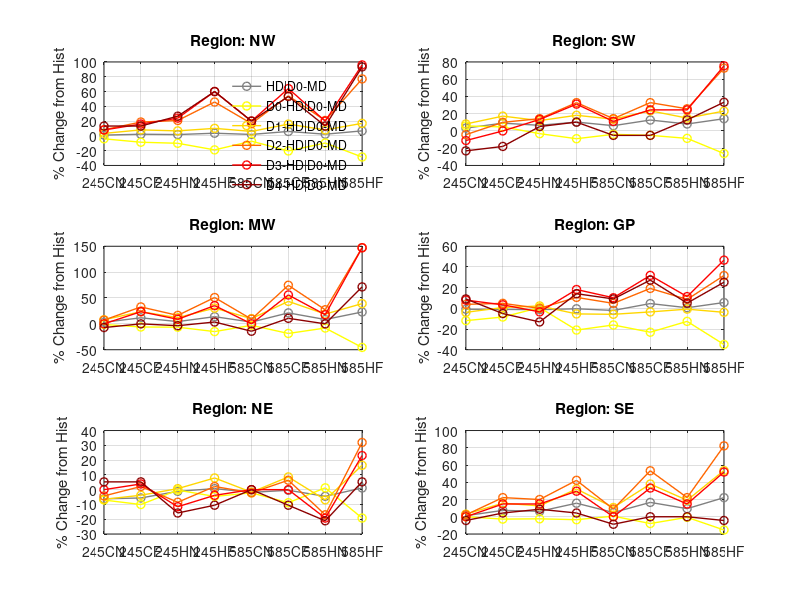

Write the MATLAB code that produced this figure. (Note: this script raises an error after producing the figure.)
% Define data as 3D array: [region, probability, scenario]
% Regions: NW, SW, MW, GP, NE, SE
% Probabilities: AD|D0-MD, D0-AD|D0-MD, ..., D4-AD|D0-MD
% Scenarios: Hist, 245CN, 245CF, 245HN, 245HF, 585CN, 585CF, 585HN, 585HF

data = zeros(6, 6, 9);

% Data matrix: data(region, probability_type, scenario)

% Region 1: NW
data(1,1,:) = [0.663, 0.670, 0.678, 0.675, 0.687, 0.676, 0.703, 0.678, 0.708];
data(1,2,:) = [0.280, 0.269, 0.256, 0.252, 0.227, 0.260, 0.223, 0.253, 0.200];
data(1,3,:) = [0.295, 0.305, 0.319, 0.315, 0.325, 0.313, 0.342, 0.319, 0.345];
data(1,4,:) = [0.048, 0.052, 0.057, 0.058, 0.070, 0.056, 0.074, 0.058, 0.085];
data(1,5,:) = [0.025, 0.027, 0.029, 0.031, 0.040, 0.030, 0.041, 0.030, 0.049];
data(1,6,:) = [0.015, 0.017, 0.017, 0.019, 0.024, 0.018, 0.023, 0.017, 0.029];

% Region 2: SW
data(2,1,:) = [0.718, 0.742, 0.783, 0.765, 0.792, 0.762, 0.809, 0.776, 0.820];
data(2,2,:) = [0.256, 0.271, 0.268, 0.248, 0.233, 0.246, 0.243, 0.234, 0.189];
data(2,3,:) = [0.308, 0.333, 0.361, 0.345, 0.364, 0.350, 0.380, 0.354, 0.379];
data(2,4,:) = [0.070, 0.067, 0.077, 0.080, 0.093, 0.080, 0.093, 0.088, 0.121];
data(2,5,:) = [0.045, 0.040, 0.045, 0.051, 0.059, 0.050, 0.056, 0.056, 0.079];
data(2,6,:) = [0.039, 0.030, 0.032, 0.041, 0.043, 0.037, 0.037, 0.044, 0.052];

% Region 3: MW
data(3,1,:) = [0.641, 0.661, 0.716, 0.669, 0.730, 0.663, 0.777, 0.695, 0.788];
data(3,2,:) = [0.248, 0.245, 0.233, 0.232, 0.211, 0.241, 0.202, 0.228, 0.135];
data(3,3,:) = [0.276, 0.298, 0.341, 0.309, 0.360, 0.304, 0.396, 0.328, 0.384];
data(3,4,:) = [0.055, 0.059, 0.073, 0.064, 0.083, 0.060, 0.096, 0.070, 0.136];
data(3,5,:) = [0.034, 0.034, 0.042, 0.037, 0.046, 0.034, 0.053, 0.040, 0.084];
data(3,6,:) = [0.028, 0.026, 0.028, 0.027, 0.029, 0.024, 0.031, 0.028, 0.048];

% Region 4: GP
data(4,1,:) = [0.694, 0.688, 0.687, 0.685, 0.691, 0.680, 0.726, 0.698, 0.733];
data(4,2,:) = [0.143, 0.126, 0.131, 0.144, 0.113, 0.120, 0.110, 0.125, 0.093];
data(4,3,:) = [0.260, 0.250, 0.262, 0.266, 0.246, 0.245, 0.251, 0.258, 0.250];
data(4,4,:) = [0.104, 0.108, 0.109, 0.104, 0.115, 0.109, 0.124, 0.113, 0.137];
data(4,5,:) = [0.088, 0.095, 0.091, 0.085, 0.104, 0.097, 0.116, 0.098, 0.129];
data(4,6,:) = [0.099, 0.108, 0.094, 0.086, 0.113, 0.108, 0.126, 0.104, 0.124];

% Region 5: NE
data(5,1,:) = [0.711, 0.667, 0.671, 0.703, 0.716, 0.698, 0.708, 0.679, 0.719];
data(5,2,:) = [0.328, 0.305, 0.295, 0.327, 0.313, 0.321, 0.299, 0.332, 0.265];
data(5,3,:) = [0.291, 0.272, 0.280, 0.293, 0.314, 0.286, 0.316, 0.271, 0.339];
data(5,4,:) = [0.047, 0.045, 0.048, 0.043, 0.048, 0.046, 0.050, 0.039, 0.062];
data(5,5,:) = [0.026, 0.026, 0.027, 0.023, 0.025, 0.026, 0.026, 0.021, 0.032];
data(5,6,:) = [0.019, 0.020, 0.020, 0.016, 0.017, 0.019, 0.017, 0.015, 0.020];

% Region 6: SE
data(6,1,:) = [0.649, 0.657, 0.697, 0.690, 0.751, 0.681, 0.757, 0.710, 0.793];
data(6,2,:) = [0.293, 0.293, 0.285, 0.286, 0.283, 0.295, 0.270, 0.291, 0.248];
data(6,3,:) = [0.261, 0.269, 0.302, 0.294, 0.345, 0.289, 0.360, 0.311, 0.401];
data(6,4,:) = [0.045, 0.046, 0.055, 0.054, 0.064, 0.049, 0.069, 0.055, 0.082];
data(6,5,:) = [0.027, 0.027, 0.031, 0.031, 0.035, 0.027, 0.036, 0.031, 0.041];
data(6,6,:) = [0.023, 0.022, 0.024, 0.025, 0.024, 0.021, 0.023, 0.023, 0.022];




% Calculate percent change relative to Hist (dimension 3 index = 1)
hist_vals = data(:,:,1);
pct_change = 100 * (data - hist_vals) ./ hist_vals;

region_labels = {'NW','SW','MW','GP','NE','SE'};
prob_labels = {'HD|D0-MD','D0-HD|D0-MD','D1-HD|D0-MD','D2-HD|D0-MD','D3-HD|D0-MD','D4-HD|D0-MD'};
scenario_labels = {'245CN','245CF','245HN','245HF','585CN','585CF','585HN','585HF'};

% Define custom colors
% Colors based on U.S. Drought Monitor standards
custom_colors = [
    [0.5, 0.5, 0.5];     % AD|D0-MD - gray
    [1.0, 1.0, 0.0];     % D0 - yellow
    [1.0, 0.84, 0.0];    % D1 - gold (more distinct than light orange)
    [1.0, 0.4, 0.0];     % D2 - darker orange
    [1.0, 0.0, 0.0];     % D3 - red
    [0.55, 0.0, 0.0];    % D4 - dark red
];
figure;
for r = 1:6
    subplot(3,2,r);
    hold on;
%     yline(0, 'k-', 'LineWidth', 1, 'HandleVisibility', 'off'); % horizontal zero line
    for p = 1:6
        plot(1:8, squeeze(pct_change(r,p,2:end)), '-o', ...
             'Color', custom_colors(p,:), ...
             'DisplayName', prob_labels{p}, ...
             'LineWidth', 1);
    end
    xticks(1:8);
    xticklabels(scenario_labels);
    xtickangle(45);
    ylabel('% Change from Hist');
    title(['Region: ', region_labels{r}]);
    if r == 1
        legend('Location','best'); legend boxoff
    end
    grid on;
    hold off; box on;
%     ylim([-50, 200])
end

%% output the plot

fig = gcf;
fig.PaperUnits = 'inches';

% fig.PaperPosition = [0 0 17.7 8];
fig.PaperPosition = [0 0 10 12];
print('ScreenSizeFigure', '-dpng', '-r300')
